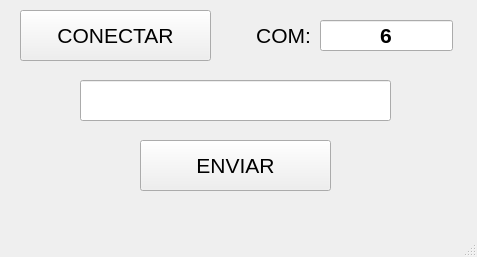
<?xml version="1.0" encoding="UTF-8"?>
<ui version="4.0">
 <class>MainWindow</class>
 <widget class="QMainWindow" name="MainWindow">
  <property name="geometry">
   <rect>
    <x>0</x>
    <y>0</y>
    <width>477</width>
    <height>257</height>
   </rect>
  </property>
  <property name="windowTitle">
   <string>MainWindow</string>
  </property>
  <widget class="QWidget" name="centralwidget">
   <widget class="QPushButton" name="btn_conectar">
    <property name="geometry">
     <rect>
      <x>20</x>
      <y>10</y>
      <width>191</width>
      <height>51</height>
     </rect>
    </property>
    <property name="font">
     <font>
      <pointsize>16</pointsize>
      <weight>50</weight>
      <bold>false</bold>
     </font>
    </property>
    <property name="text">
     <string>CONECTAR</string>
    </property>
   </widget>
   <widget class="QLabel" name="lb_com">
    <property name="geometry">
     <rect>
      <x>240</x>
      <y>20</y>
      <width>71</width>
      <height>31</height>
     </rect>
    </property>
    <property name="font">
     <font>
      <pointsize>16</pointsize>
      <weight>50</weight>
      <bold>false</bold>
     </font>
    </property>
    <property name="text">
     <string>COM:</string>
    </property>
    <property name="alignment">
     <set>Qt::AlignRight|Qt::AlignTrailing|Qt::AlignVCenter</set>
    </property>
   </widget>
   <widget class="QLineEdit" name="le_com">
    <property name="geometry">
     <rect>
      <x>320</x>
      <y>20</y>
      <width>133</width>
      <height>31</height>
     </rect>
    </property>
    <property name="font">
     <font>
      <pointsize>16</pointsize>
      <weight>75</weight>
      <bold>true</bold>
     </font>
    </property>
    <property name="text">
     <string>6</string>
    </property>
    <property name="alignment">
     <set>Qt::AlignCenter</set>
    </property>
   </widget>
   <widget class="QPushButton" name="btn_enviar">
    <property name="geometry">
     <rect>
      <x>140</x>
      <y>140</y>
      <width>191</width>
      <height>51</height>
     </rect>
    </property>
    <property name="font">
     <font>
      <pointsize>16</pointsize>
      <weight>50</weight>
      <bold>false</bold>
     </font>
    </property>
    <property name="text">
     <string>ENVIAR</string>
    </property>
   </widget>
   <widget class="QLineEdit" name="le_palabra">
    <property name="geometry">
     <rect>
      <x>80</x>
      <y>80</y>
      <width>311</width>
      <height>41</height>
     </rect>
    </property>
    <property name="font">
     <font>
      <pointsize>16</pointsize>
      <weight>75</weight>
      <bold>true</bold>
     </font>
    </property>
    <property name="text">
     <string/>
    </property>
    <property name="alignment">
     <set>Qt::AlignCenter</set>
    </property>
   </widget>
  </widget>
  <widget class="QMenuBar" name="menubar">
   <property name="geometry">
    <rect>
     <x>0</x>
     <y>0</y>
     <width>477</width>
     <height>21</height>
    </rect>
   </property>
  </widget>
  <widget class="QStatusBar" name="statusbar"/>
 </widget>
 <resources/>
 <connections/>
</ui>
